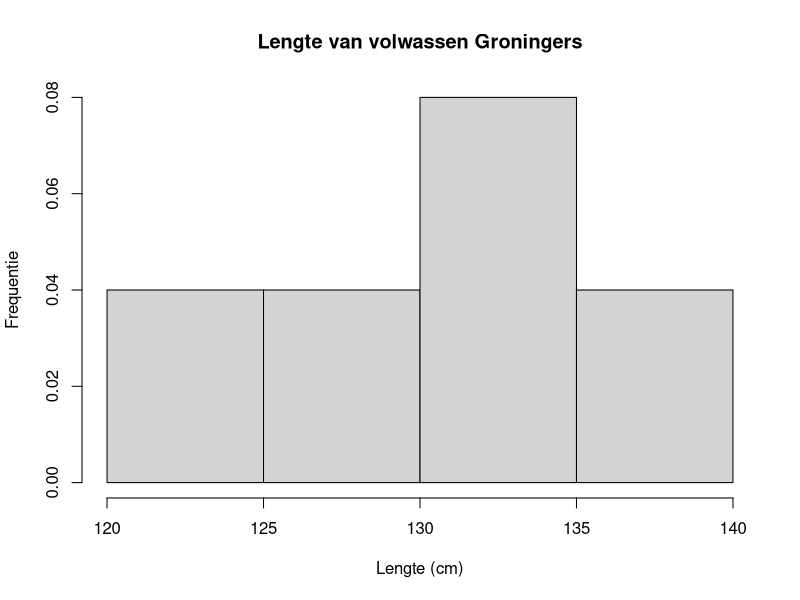

Here is the R script that generated this plot: (Note: this script raises an error after producing the figure.)
## ---- chunk 1
L <- c(129, 139, 124, 133, 135)
## ---- chunk 2
length(L)
## ---- chunk 3

## ---- chunk 4
hist(L, xlab="Lengte (cm)", ylab="Frequentie", main="Lengte van volwassen Groningers", freq=F)
curve(dnorm(x, y.av, s), from=120, to=150, col="red", add=T)
## ---- chunk 5

## ---- chunk 6
BI = y.av + qt(c(0.025, 0.975), n-1) * s/sqrt(n)

cat("y.av = ", y.av, ", 95% BI = [", BI[1], ", ", BI[2],"] cm\n")
## ---- chunk 7
# Simulatie parameters:
mu <- 0
sigma <- 1
n <- 5
N <- 10000   # begin met 100, dan 1000, dan 10 000

y <- rnorm(n*N, mean = mu, sd = sigma)      # maak random getallen (= meetwaarden)
data <- matrix(y, nrow = N)                 # plaats ze in een matrix (= tabel)
cat("Matrix met data:\n")
head(data)                                  # laat alleen de eerst paar regels zien
rownames(data) <- paste0("sample",1:N)      # voeg rijnamen toe aan de matrix
colnames(data) <- paste0("replica_",1:n)    # voeg kolomnamen toe aan de matrix
cat("\nMatrix met data en rij- en kolomnamen:\n")
head(data)

y.avs <- apply(data, 1, mean)               # bereken per regel (= sample) het gemiddelde
sds <- apply(data, 1, sd)                   # bereken per regel (= sample) de standaarddeviatie
vars <- apply(data, 1, var)                 # bereken per regel (= sample) de variantie
ns <- apply(data, 1, length)                # bereken per regel (= sample) het aantal meetpunten
s.avs <- sds/sqrt(ns)                       # bereken per regel (= sample) de s.e.m.
BIs <- qt(0.975, df=ns-1)*s.avs             # bereken per regel (= sample) het 95% betrouwbaarheidsinterval
onders <- y.avs - BIs                       # bereken per regel (= sample) de onder- en bovengrens van het 95% BI
bovens <- y.avs + BIs


# Voor welke gemiddelden omvat het 95% BI NIET de waarde mu?
cat("\nSamples buiten het 95% BI = ",y.avs[onders >= mu | bovens <= mu])

# Voor welke samples omvat het 95% BI NIET de waarde mu?
cat("\nSamples buiten het 95% BI = ",names(y.avs[onders >= mu | bovens <= mu]))

# Bereken het aantal keren dat er een vals positive (FP) uitslag is (NB: F = 0, T = 1): 
n.FP <- sum(onders >= mu | bovens <= mu)
cat("\n\nAantal vals positive uitslagen = ",n.FP)

# Bereken het percentage vals positive uitslagen:
p.FP <- n.FP/N                           
cat("\n\nPercentage vals positive uitslagen = ",p.FP)


# Maak een genormaliseerd histogram van de "meetwaarden"
hist(y, xlab = "y-waarde", ylab = "Kans", main = "Histogram van y-waarden", freq = F)
curve(dnorm(x, mu, sigma), from = -4, to = 4, n = 501, add = T, col = "red", lwd = 2)
legend("topright", legend = c("normaalverdeling"), lty = 1, col = c("red"), lwd = c(2))

# Maak een genormaliseerd histogram van de "sample gemiddelden"
hist(y.avs, xlab = "Sample gemiddelde", ylab = "Kans", main = "Histogram van Sample gemiddelden", freq = F)
curve(dnorm(x, mu, sigma/sqrt(n)), from = -4, to = 4, n = 501, add = T, col = "red", lwd = 2)
legend("topright", legend = c("normaalverdeling"), lty = 1, col = c("red"), lwd = c(2))


# Maak een genormaliseerd histogram van de "sample varianties"
hist(vars, xlab = "Sample variantie, s2", ylab = "Kans", main = "Histogram van Sample varianties", freq = F, breaks = 25)
curve((n-1)/sigma^2*dchisq(x*(n-1)/sigma^2, n-1), from = 0, to = 10, n = 501, add = T, col = "red", lwd = 2)
legend("topright", legend = c("geschaalde chi2-verdeling"), lty = 1, col = c("red"), lwd = c(2))


# Bereken de t-statistiek per sample: t = (y.av - mu)/(s/sqrt(n))
ts <- (y.avs - mu)/(sds/sqrt(n))
# Maak een genormaliseerd histogram van de "sample t-waarden"
# Let op: ALLE t-waarden moeten binnen de bins (=breaks) vallen, dus eerst min en max berekenen, en afronden naar beneden en boven:
t.min <- min(ts)
t.max <- max(ts)
t.min <- floor(t.min)
t.max <- ceiling(t.max)
hist(ts, xlab = "Sample t-waarde", ylab = "Kans", main = "Histogram van Sample t-waarden", freq = F, xlim=c(-4, 4), breaks = seq(t.min, t.max, 0.1))
curve(dnorm(x, 0, 1), from = -4, to = 4, n = 501, add = T, col = "red", lwd = 2)
curve(dt(x, n-1), from = -4, to = 4, n = 501, add = T, col = "green", lwd = 2)
legend("topright", legend = c("st. normaalverdeling", "t-verdeling"), lty = 1, col = c("red", "green"), lwd = c(1, 2))

# Bereken chisq-statistiek per sample: chisq = (n-1)*s2/sigma^2
chisqs <- (n-1)*vars/sigma^2

# Maak een genormaliseerd histogram van de "sample chisq-waarden"
chisq.max <- max(chisqs)
hist(chisqs, xlab = "Sample chi2-waarde", ylab = "Kans", main = "Histogram van Sample chi2-waarden", freq = F, xlim=c(0, 20), breaks = seq(0, chisq.max+0.25, 0.25))
curve(dchisq(x, n-1), from = 0, to = 20, n = 501, add = T, col = "red", lwd = 2)

## ---- chunk 8
L <- c(173, 180, 169, 193, 177, 178, 169, 184, 188, 201, 192, 177, 174, 182, 189, 185, 
       187, 182, 173, 183, 191, 159, 202, 182, 179)
n <- length(L)
## ---- chunk 9

## ---- chunk 10
y.avs <- mean(L)
s <- sd(L)
BI.sigma <- y.avs + qt(c(0.025, 0.975), n-1) * s/sqrt(n)
## ---- chunk 11
sigma2.hat <- var(L)
BI.sigma2 <- (n-1)*sigma2.hat/qchisq(c(0.975, 0.025), n-1)
## ---- chunk 12

## ---- chunk 13
L.vrouw <- c(168, 162, 161, 175, 159, 155, 169, 171, 164, 165, 163, 172, 169, 171, 166, 
             168, 167, 165, 172, 167, 173, 158, 166, 169, 165)
L.man <-   c(175, 184, 191, 188, 179, 181, 183, 184, 194, 185, 195, 188, 176, 177, 184, 
             181, 188, 186, 197, 186, 179, 184, 185, 180, 183)
L <- c(L.vrouw, L.man)
## ---- chunk 14

## ---- chunk 15

## ---- chunk 16

## ---- chunk 17

## ---- chunk 18

## ---- chunk 19
y <- c(11, 12, 13, 12, 9, 15, 14, 11, 14)
## ---- chunk 20
boxplot(y, main = "Concentratie IgG", ylab = "Concentratie IgG (ng/dL)")
hist(y, main = "Histogram concentratie IgG", xlab = "Concentratie IgG (ng/dL)", ylab = "Frequentie")
## ---- chunk 21
y.av <- mean(y)
y.ord <- sort(y)
cat("Geordende data:\n")
print(y.ord)
y.med <- median(y)
cat("Gemiddelde concentratie = ",y.av," ng/dL, mediaan = ",y.med," ng/dL\n")
quartiles <- quantile(y, c(0.25, 0.75))
cat("Kwartielen:\n")
print(quartiles)
iqr <- IQR(y)
cat("IQR = ",iqr," ng/dL")
## ---- chunk 22
y.av = mean(y)
s = sd(y)
n = length(y)

cat("n = ", n, ", y.av = ",y.av, ", s = ", s, " ng/dL\n")

BI = y.av + qt(c(0.025, 0.975), n-1) * s/sqrt(n)

cat("y.av = ", y.av, ", 95% BI = [", BI[1], ", ", BI[2],"] ng/dL\n")
## ---- chunk 23
y <- c(2.9,	3.5,	6.5,	4.8,	4.9,	6.3,	5.2,	4.7,	3.6,	5.9)
## ---- chunk 24
hist(y, main = "Histogram gewicht olifanten", xlab = "Gewicht (ton)", ylab = "Frequentie")
## ---- chunk 25
y.av = mean(y)
s = sd(y)
n = length(y)

cat("n = ", n, ", y.av = ",y.av, ", s = ", s, " ton\n")

BI = y.av + qt(c(0.025, 0.975), n-1) * s/sqrt(n)

cat("y.av = ", y.av, ", 95% BI = [", BI[1], ", ", BI[2],"] ton\n")
## ---- chunk 26
# Simulatie parameters:
mu <- 0
sigma <- 1
n <- 5
N <- 10000   # begin met 100, dan 1000, dan 10 000
tplot <- 12.0

y <- rnorm(n*N, mean = mu, sd = sigma)      # maak random getallen (= meetwaarden)
data <- matrix(y, nrow = N)                 # plaats ze in een matrix (= tabel)
cat("Matrix met data:\n")
head(data)                                  # laat alleen de eerst paar regels zien
rownames(data) <- paste0("sample",1:N)
colnames(data) <- paste0("replica_",1:n)
cat("\nMatrix met data en rij- en kolomnamen:\n")
head(data)

y.avs <- apply(data, 1, mean)               # bereken per regel (= sample) het gemiddelde
sds <- apply(data, 1, sd)                   # bereken per regel (= sample) de standaarddeviatie
ns <- apply(data, 1, length)
s.avs <- sds/sqrt(ns)                       # bereken per regel (= sample) de s.e.m.
BIs <- qt(0.975, df=ns-1)*s.avs             # bereken per regel (= sample) het 95% betrouwbaarheidsinterval
onders <- y.avs - BIs                       # bereken per regel (= sample) de onder- en bovengrens van het 95% BI
bovens <- y.avs + BIs 
ts <- (y.avs - mu)/s.avs                    # bereken per regel (= sample) de sample t-waarde


# Maak een genormaliseerd histogram van de "meetwaarden"
hist(y, xlab = "y-waarde", ylab = "Kans", main = "Histogram van y-waarden", freq = F)
curve(dnorm(x, mu, sigma), from = -4, to = 4, n = 501, add = T, col = "red")

# Maak een genormaliseerd histogram van de "sample gemiddelden"
hist(y.avs, xlab = "Sample gemiddelde", ylab = "Kans", main = "Histogram van sample gemiddelden", freq = F)
curve(dnorm(x, mu, sigma/sqrt(n)), from = -4, to = 4, n = 501, add = T, col = "red")

# Maak een genomaliseerd histogram van de sample t-waarden:
hist(ts, breaks = 100, freq = F, 
     xlab = "Sample t-waarde", ylab = "Kans", main = "Histogram van sample t-waarden")
curve(dt(x, df = n-1), from = -tplot, to = tplot, col = "red", add = T)
curve(dnorm(x, 0, 1), from = -tplot, to = tplot, col = "blue", add = T)

## ---- chunk 27
# Simulatie parameters:
mu <- 0
sigma <- 1
n <- 50
N <- 10000   # begin met 100, dan 1000, dan 10 000
tplot <- 12.0

y <- rnorm(n*N, mean = mu, sd = sigma)      # maak random getallen (= meetwaarden)
data <- matrix(y, nrow = N)                 # plaats ze in een matrix (= tabel)
cat("Matrix met data:\n")
head(data)                                  # laat alleen de eerst paar regels zien
rownames(data) <- paste0("sample",1:N)
colnames(data) <- paste0("replica_",1:n)
cat("\nMatrix met data en rij- en kolomnamen:\n")
head(data)

y.avs <- apply(data, 1, mean)               # bereken per regel (= sample) het gemiddelde
sds <- apply(data, 1, sd)                   # bereken per regel (= sample) de standaarddeviatie
ns <- apply(data, 1, length)
s.avs <- sds/sqrt(ns)                       # bereken per regel (= sample) de s.e.m.
BIs <- qt(0.975, df=ns-1)*s.avs             # bereken per regel (= sample) het 95% betrouwbaarheidsinterval
onders <- y.avs - BIs                       # bereken per regel (= sample) de onder- en bovengrens van het 95% BI
bovens <- y.avs + BIs 
ts <- (y.avs - mu)/s.avs                    # bereken per regel (= sample) de sample t-waarde


# Maak een genormaliseerd histogram van de "meetwaarden"
hist(y, xlab = "y-waarde", ylab = "Kans", main = "Histogram van y-waarden", freq = F)
curve(dnorm(x, mu, sigma), from = -4, to = 4, n = 501, add = T, col = "red")

# Maak een genormaliseerd histogram van de "sample gemiddelden"
hist(y.avs, xlab = "Sample gemiddelde", ylab = "Kans", main = "Histogram van sample gemiddelden", freq = F)
curve(dnorm(x, mu, sigma/sqrt(n)), from = -4, to = 4, n = 501, add = T, col = "red")

# Maak een genomaliseerd histogram van de sample t-waarden:
hist(ts, breaks = 100, freq = F, 
     xlab = "Sample t-waarde", ylab = "Kans", main = "Histogram van sample t-waarden")
curve(dt(x, df = n-1), from = -tplot, to = tplot, col = "red", add = T)
curve(dnorm(x, 0, 1), from = -tplot, to = tplot, col = "blue", add = T)

## ---- chunk 28
y <- c(2.9,	3.5,	6.5,	4.8,	4.9,	6.3,	5.2,	4.7,	3.6,	5.9)
## ---- chunk 29
boxplot(y, main = "Gewicht olifanten", ylab = "Gewicht (ton)")
## ---- chunk 30
# Uit vraag:
mu = 4.5

y.av = mean(y)
s = sd(y)
n = length(y)

# Sample t-waarde:
t = (y.av - mu)/(s/sqrt(n))
# Kritische t-waarde (2-zijdig): Is gemiddelde anders dan 4.5 ton?
t.krit.2 = qt(0.975, n-1)
# Kritische t-waarde (1-zijdig, links):Is gemiddelde lager dan 4.5 ton?
t.krit.1.L = qt(0.05, n-1)
# Kritische t-waarde (1-zijdig, rechts): Is gemiddelde hoger dan 4.5 ton?
t.krit.1.R = qt(0.95, n-1)
cat("Sample t = ",t,"\n")
cat("t.krit.2 = ",t.krit.2,", t.krit.1.L = ",t.krit.1.L,", t.krit.1.R = ",t.krit.1.R,"\n")

## ---- chunk 31
t.test(y, mu = 4.5, alternative = "two.sided")
## ---- chunk 32
t.test(y, mu = 4.5, alternative = "greater")
## ---- chunk 33
t.test(y, mu = 4.5, alternative = "less")
## ---- chunk 34
y <- c(18, 17, 15, 16, 19, 15, 16, 16, 14, 17, 16, 19, 14, 21, 17, 18)
## ---- chunk 35

## ---- chunk 36
t.test(y, mu = 15, alternative = "greater")
## ---- chunk 37
t.test(y, mu = 15, alternative = "less")
## ---- chunk 38
y <- c(2.9, 3.5, 6.5, 4.8, 4.9, 6.3, 5.2, 4.7, 3.6, 5.9, 
       2.4, 2.1, 3.5, 3.6, 4.7, 3.5, 2.1, 3.2, 2.9, 1.7)
## ---- chunk 39
boxplot(y, main = "Vochtgehalte poedermelk", ylab = "Vochtgehalte (%)")
## ---- chunk 40
t.test(y, mu = 4.5)
## ---- chunk 41
t.test(y, mu = 4.5, alternative = "greater")
## ---- chunk 42
t.test(y, mu = 4.5, alternative = "less")
